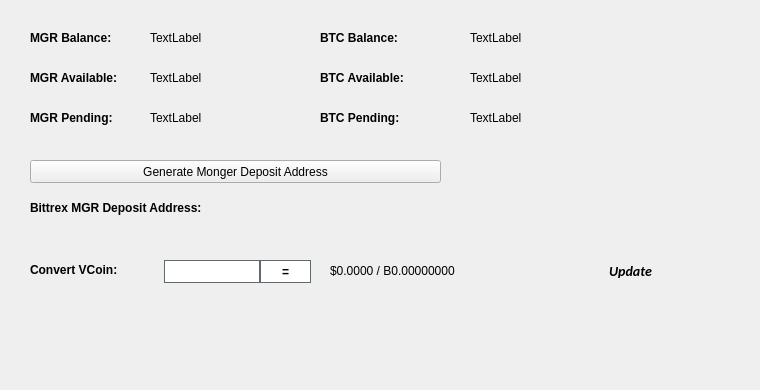
   <widget class="QWidget" name="BalanceTab">
    <attribute name="title">
     <string>Balance</string>
    </attribute>
    <widget class="QLabel" name="BitcoinBalanceLabel">
     <property name="geometry">
      <rect>
       <x>470</x>
       <y>30</y>
       <width>150</width>
       <height>16</height>
      </rect>
     </property>
     <property name="text">
      <string>TextLabel</string>
     </property>
    </widget>
    <widget class="QLabel" name="MGRBalanceLabel">
     <property name="geometry">
      <rect>
       <x>150</x>
       <y>30</y>
       <width>150</width>
       <height>16</height>
      </rect>
     </property>
     <property name="text">
      <string>TextLabel</string>
     </property>
    </widget>
    <widget class="QLabel" name="label_11">
     <property name="geometry">
      <rect>
       <x>30</x>
       <y>30</y>
       <width>101</width>
       <height>16</height>
      </rect>
     </property>
     <property name="font">
      <font>
       <weight>75</weight>
       <bold>true</bold>
      </font>
     </property>
     <property name="text">
      <string>MGR Balance:</string>
     </property>
    </widget>
    <widget class="QLabel" name="label_12">
     <property name="geometry">
      <rect>
       <x>320</x>
       <y>30</y>
       <width>101</width>
       <height>16</height>
      </rect>
     </property>
     <property name="font">
      <font>
       <weight>75</weight>
       <bold>true</bold>
      </font>
     </property>
     <property name="text">
      <string>BTC Balance:</string>
     </property>
    </widget>
    <widget class="QLabel" name="MGRAvailableLabel_2">
     <property name="geometry">
      <rect>
       <x>150</x>
       <y>70</y>
       <width>150</width>
       <height>16</height>
      </rect>
     </property>
     <property name="text">
      <string>TextLabel</string>
     </property>
    </widget>
    <widget class="QLabel" name="label_13">
     <property name="geometry">
      <rect>
       <x>30</x>
       <y>70</y>
       <width>111</width>
       <height>16</height>
      </rect>
     </property>
     <property name="font">
      <font>
       <weight>75</weight>
       <bold>true</bold>
      </font>
     </property>
     <property name="text">
      <string>MGR Available:</string>
     </property>
    </widget>
    <widget class="QLabel" name="label_14">
     <property name="geometry">
      <rect>
       <x>30</x>
       <y>110</y>
       <width>101</width>
       <height>16</height>
      </rect>
     </property>
     <property name="font">
      <font>
       <weight>75</weight>
       <bold>true</bold>
      </font>
     </property>
     <property name="text">
      <string>MGR Pending:</string>
     </property>
    </widget>
    <widget class="QLabel" name="MGRPendingLabel">
     <property name="geometry">
      <rect>
       <x>150</x>
       <y>110</y>
       <width>150</width>
       <height>16</height>
      </rect>
     </property>
     <property name="text">
      <string>TextLabel</string>
     </property>
    </widget>
    <widget class="QLabel" name="label_15">
     <property name="geometry">
      <rect>
       <x>320</x>
       <y>70</y>
       <width>111</width>
       <height>16</height>
      </rect>
     </property>
     <property name="font">
      <font>
       <weight>75</weight>
       <bold>true</bold>
      </font>
     </property>
     <property name="text">
      <string>BTC Available:</string>
     </property>
    </widget>
    <widget class="QLabel" name="BitcoinAvailableLabel">
     <property name="geometry">
      <rect>
       <x>470</x>
       <y>70</y>
       <width>150</width>
       <height>16</height>
      </rect>
     </property>
     <property name="text">
      <string>TextLabel</string>
     </property>
    </widget>
    <widget class="QLabel" name="label_31">
     <property name="geometry">
      <rect>
       <x>320</x>
       <y>110</y>
       <width>111</width>
       <height>16</height>
      </rect>
     </property>
     <property name="font">
      <font>
       <weight>75</weight>
       <bold>true</bold>
      </font>
     </property>
     <property name="text">
      <string>BTC Pending:</string>
     </property>
    </widget>
    <widget class="QLabel" name="BitcoinPendingLabel">
     <property name="geometry">
      <rect>
       <x>470</x>
       <y>110</y>
       <width>150</width>
       <height>16</height>
      </rect>
     </property>
     <property name="text">
      <string>TextLabel</string>
     </property>
    </widget>
    <widget class="QLabel" name="label_33">
     <property name="geometry">
      <rect>
       <x>30</x>
       <y>200</y>
       <width>221</width>
       <height>16</height>
      </rect>
     </property>
     <property name="font">
      <font>
       <weight>75</weight>
       <bold>true</bold>
      </font>
     </property>
     <property name="text">
      <string>Bittrex MGR Deposit Address:</string>
     </property>
    </widget>
    <widget class="QPushButton" name="GenDepositBTN">
     <property name="geometry">
      <rect>
       <x>30</x>
       <y>160</y>
       <width>411</width>
       <height>23</height>
      </rect>
     </property>
     <property name="text">
      <string>Generate Monger Deposit Address</string>
     </property>
     <property name="icon">
      <iconset resource="../Monger.qrc">
       <normaloff>:/icons/bitcoin</normaloff>:/icons/bitcoin</iconset>
     </property>
    </widget>
    <widget class="QLabel" name="DepositAddressLabel">
     <property name="geometry">
      <rect>
       <x>200</x>
       <y>200</y>
       <width>261</width>
       <height>16</height>
      </rect>
     </property>
     <property name="palette">
      <palette>
       <active>
        <colorrole role="WindowText">
         <brush brushstyle="SolidPattern">
          <color alpha="255">
           <red>0</red>
           <green>0</green>
           <blue>0</blue>
          </color>
         </brush>
        </colorrole>
        <colorrole role="Text">
         <brush brushstyle="SolidPattern">
          <color alpha="255">
           <red>0</red>
           <green>0</green>
           <blue>255</blue>
          </color>
         </brush>
        </colorrole>
       </active>
       <inactive>
        <colorrole role="WindowText">
         <brush brushstyle="SolidPattern">
          <color alpha="255">
           <red>0</red>
           <green>0</green>
           <blue>0</blue>
          </color>
         </brush>
        </colorrole>
        <colorrole role="Text">
         <brush brushstyle="SolidPattern">
          <color alpha="255">
           <red>0</red>
           <green>0</green>
           <blue>255</blue>
          </color>
         </brush>
        </colorrole>
       </inactive>
       <disabled>
        <colorrole role="WindowText">
         <brush brushstyle="SolidPattern">
          <color alpha="255">
           <red>120</red>
           <green>120</green>
           <blue>120</blue>
          </color>
         </brush>
        </colorrole>
        <colorrole role="Text">
         <brush brushstyle="SolidPattern">
          <color alpha="255">
           <red>120</red>
           <green>120</green>
           <blue>120</blue>
          </color>
         </brush>
        </colorrole>
       </disabled>
      </palette>
     </property>
     <property name="font">
      <font>
       <weight>75</weight>
       <bold>true</bold>
      </font>
     </property>
     <property name="text">
      <string/>
     </property>
     <property name="alignment">
      <set>Qt::AlignRight|Qt::AlignTrailing|Qt::AlignVCenter</set>
     </property>
     <property name="textInteractionFlags">
      <set>Qt::LinksAccessibleByMouse|Qt::TextSelectableByKeyboard|Qt::TextSelectableByMouse</set>
     </property>
    </widget>
    <widget class="QLabel" name="label_8">
     <property name="geometry">
      <rect>
       <x>460</x>
       <y>300</y>
       <width>281</width>
       <height>81</height>
      </rect>
     </property>
     <property name="text">
      <string/>
     </property>
     <property name="pixmap">
      <pixmap>:/images/bittrex</pixmap>
     </property>
    </widget>
    <widget class="QWidget" name="widgetConversion" native="true">
     <property name="geometry">
      <rect>
       <x>0</x>
       <y>250</y>
       <width>751</width>
       <height>43</height>
      </rect>
     </property>
     <property name="minimumSize">
      <size>
       <width>0</width>
       <height>43</height>
      </size>
     </property>
     <property name="styleSheet">
      <string notr="true"/>
     </property>
     <widget class="QPushButton" name="btnUpdateMarketData">
      <property name="geometry">
       <rect>
        <x>575</x>
        <y>0</y>
        <width>111</width>
        <height>41</height>
       </rect>
      </property>
      <property name="sizePolicy">
       <sizepolicy hsizetype="Expanding" vsizetype="Expanding">
        <horstretch>0</horstretch>
        <verstretch>0</verstretch>
       </sizepolicy>
      </property>
      <property name="font">
       <font>
        <family>calibri</family>
        <pointsize>-1</pointsize>
        <weight>75</weight>
        <italic>true</italic>
        <bold>true</bold>
       </font>
      </property>
      <property name="styleSheet">
       <string notr="true">margin:0px;text-align:center;padding:2px;border-radius:3px;font-style:italic;width:100px;font-size:14px;font-family:calibri;font-weight:600;</string>
      </property>
      <property name="text">
       <string>Update</string>
      </property>
      <property name="iconSize">
       <size>
        <width>150</width>
        <height>35</height>
       </size>
      </property>
      <property name="autoDefault">
       <bool>true</bool>
      </property>
      <property name="default">
       <bool>true</bool>
      </property>
     </widget>
     <widget class="QLabel" name="lblConvertVCoin">
      <property name="geometry">
       <rect>
        <x>30</x>
        <y>10</y>
        <width>131</width>
        <height>20</height>
       </rect>
      </property>
      <property name="styleSheet">
       <string notr="true"/>
      </property>
      <property name="text">
       <string>&lt;html&gt;&lt;head/&gt;&lt;body&gt;&lt;p&gt;&lt;span style=&quot; font-weight:600;&quot;&gt;Convert VCoin:&lt;/span&gt;&lt;/p&gt;&lt;/body&gt;&lt;/html&gt;</string>
      </property>
     </widget>
     <widget class="QLineEdit" name="txtConvertVCoinQty">
      <property name="geometry">
       <rect>
        <x>160</x>
        <y>10</y>
        <width>100</width>
        <height>23</height>
       </rect>
      </property>
      <property name="minimumSize">
       <size>
        <width>100</width>
        <height>23</height>
       </size>
      </property>
      <property name="maximumSize">
       <size>
        <width>100</width>
        <height>16777215</height>
       </size>
      </property>
      <property name="styleSheet">
       <string notr="true">border: 1px solid #61696c;margin-left:4px;</string>
      </property>
     </widget>
     <widget class="QPushButton" name="btnConvertMonger">
      <property name="geometry">
       <rect>
        <x>260</x>
        <y>10</y>
        <width>51</width>
        <height>23</height>
       </rect>
      </property>
      <property name="minimumSize">
       <size>
        <width>0</width>
        <height>23</height>
       </size>
      </property>
      <property name="styleSheet">
       <string notr="true">border:1px solid #61696c;background:white;font-weight:600;</string>
      </property>
      <property name="text">
       <string>=</string>
      </property>
     </widget>
     <widget class="QLabel" name="lblConvertVCoinResults">
      <property name="geometry">
       <rect>
        <x>330</x>
        <y>0</y>
        <width>201</width>
        <height>41</height>
       </rect>
      </property>
      <property name="styleSheet">
       <string notr="true"/>
      </property>
      <property name="text">
       <string>$0.0000 / B0.00000000</string>
      </property>
     </widget>
     <widget class="QLabel" name="iconOverviewUpdateWait">
      <property name="geometry">
       <rect>
        <x>670</x>
        <y>10</y>
        <width>24</width>
        <height>24</height>
       </rect>
      </property>
      <property name="text">
       <string/>
      </property>
      <property name="pixmap">
       <pixmap resource="../Monger.qrc">:/icons/transaction_1</pixmap>
      </property>
      <property name="scaledContents">
       <bool>true</bool>
      </property>
      <property name="alignment">
       <set>Qt::AlignCenter</set>
      </property>
     </widget>
    </widget>
   </widget>
